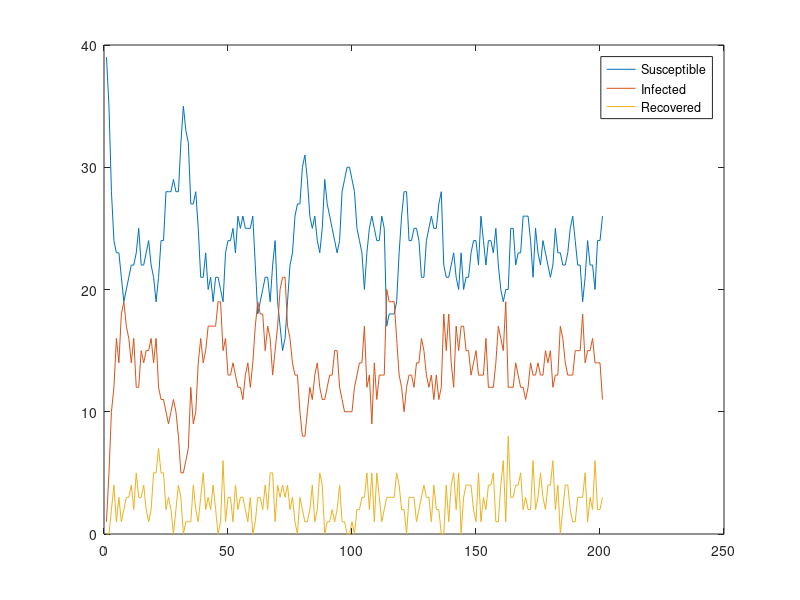

Source code (MATLAB):
%%  Modelling hospital-acquired infections
%   Agent-based modelling course project
%   Singapore-ETH Centre (SEC)
%   Future Resilient Systems
%   Date: 23 October 2015
%   Version: 1.0
%   Authors:
%       *   Mateusz Iwo Dubaniowski
%       *   Tianyin Sun

display('Start simulation...');     %Started!

%% Initilization
TIMESTEPS = 200;
PROPERTIES = 4;         % Properties: 1 - patient(1)/staff(0), 2 - room no., 3 - status: 0 - S, 1 - I, 2 - R
NSTAFF = 15;

WARDSMAP = [3 1 1 1 1; 1 1 1 1 1; 1 1 -1 1 1; 1 1 0 1 1; 1 1 1 1 1;]
NPATIENTS = sum(sum(WARDSMAP))+1;
dimensions = size(WARDSMAP);
wards = zeros(dimensions(1), dimensions(2));
agents = zeros(NSTAFF+NPATIENTS, PROPERTIES);
agents(1, 3)=1;
new_agents=agents;
agents(1:1:NPATIENTS, 1)=1;
for i=NPATIENTS+1:1:NPATIENTS+NSTAFF
    agents(i, 2)=round((rand*(dimensions(1)*dimensions(2)))+0.5);
end
temppatient=1;
for i=1:1:dimensions(1)*dimensions(2)
    for j=1:1:WARDSMAP(floor((i-1)/dimensions(1))+1, mod((i-1), dimensions(2))+1)
        agents(temppatient, 2)=i;
        temppatient=temppatient+1;
    end
end
% Probabilities
infectionPatient=0.1;
infectionStaff=0.05;
recoverPatient=0.1;
recoverStaff=0.8;
recoverStaffCleanRoom=1;
susceptiblePatient=0.8;
susceptibleStaff=0.92;
movementProbMat = rand(dimensions(1)*dimensions(2), dimensions(1)*dimensions(2));
for i=1:1:dimensions(1)*dimensions(2)
    if (WARDSMAP(floor((i-1)/dimensions(1))+1, mod((i-1), dimensions(2))+1)>0)
        movementProbMat(:,i)=movementProbMat(:,i)*WARDSMAP(floor((i-1)/dimensions(1))+1, mod((i-1), dimensions(2))+1);
    end
end
for i=1:1:dimensions(1)*dimensions(2)
    movementProbMat(i,:) = movementProbMat(i,:)/sum(movementProbMat(i,:));
    for j=dimensions(1)*dimensions(2):-1:1
       movementProbMat(i,j) = sum(movementProbMat(i,1:1:j));
    end
end
status_data=zeros(TIMESTEPS+1, 3);

%% Iterate over time
new_agents=agents;
status_data(1, 1)=sum(agents(:,3)==0);
status_data(1, 2)=sum(agents(:,3)==1);
status_data(1, 3)=sum(agents(:,3)==2);
for tstep=1:1:TIMESTEPS
    tstep

%% Iterate over agents
    for agent=1:1:NSTAFF+NPATIENTS
    
%% Update agents
        if(agents(agent,3)==0)
           if(agents(agent,1)==0)
               sameroom=find(agents(:,2)==agents(agent,2));
               for i=1:1:length(sameroom)
                   if(agents(i, 3)==1 && rand<infectionStaff)
                       new_agents(agent,3)=1;
                   end
               end
           else
               sameroom=find(agents(:,2)==agents(agent,2));
               for i=1:1:length(sameroom)
                   if(agents(i, 3)==1 && rand<infectionPatient)
                       new_agents(agent,3)=1;
                   end
               end
           end
        end
        if(agents(agent,3)==1)
            if(agents(agent,1)==0)
                tempRecoverStaff=recoverStaff;
                if(WARDSMAP(floor((agents(agent, 2)-1)/dimensions(1))+1, mod(agents(agent, 2)-1, dimensions(2))+1)==-1)
                    tempRecoverStaff=recoverStaffCleanRoom;
                    agents(agent, 4)=0;
                end
                if(rand<tempRecoverStaff)
                    new_agents(agent,3)=2;
                end
            else
                 if(rand<recoverPatient)
                    new_agents(agent,3)=2;
                 end
            end
        end
        if(agents(agent,3)==2)
            if(agents(agent,1)==0)
                if(rand<susceptibleStaff)
                    new_agents(agent,3)=0;
                end
            else
                 if(rand<susceptiblePatient)
                    new_agents(agent,3)=0;
                 end
            end
        end
        
        %increase patients visited since cleanroom
        if(agents(agent,1)==0)
            agents(agent, 4)=agents(agent, 4)+1;
        end
        
        if(agents(agent,1)==0)
            new_agents(agent,2)=find(movementProbMat(agents(agent,2),:)>rand, 1);
        end
        
        if(agents(agent,1)==0)
            if(agents(agent, 4)/40>rand)
                new_agents(agent,2)=13;     %Additional probability to go to CLEAN ROOM proportional to number of patients since last cleaning
            end
        end
    end
    agents=new_agents;


%% Save data
status_data(tstep+1, 1)=sum(agents(:,3)==0);
status_data(tstep+1, 2)=sum(agents(:,3)==1);
status_data(tstep+1, 3)=sum(agents(:,3)==2);

end

plot(status_data);
legend('Susceptible', 'Infected', 'Recovered');

% Completed!
display('Success! Simulation completed!');